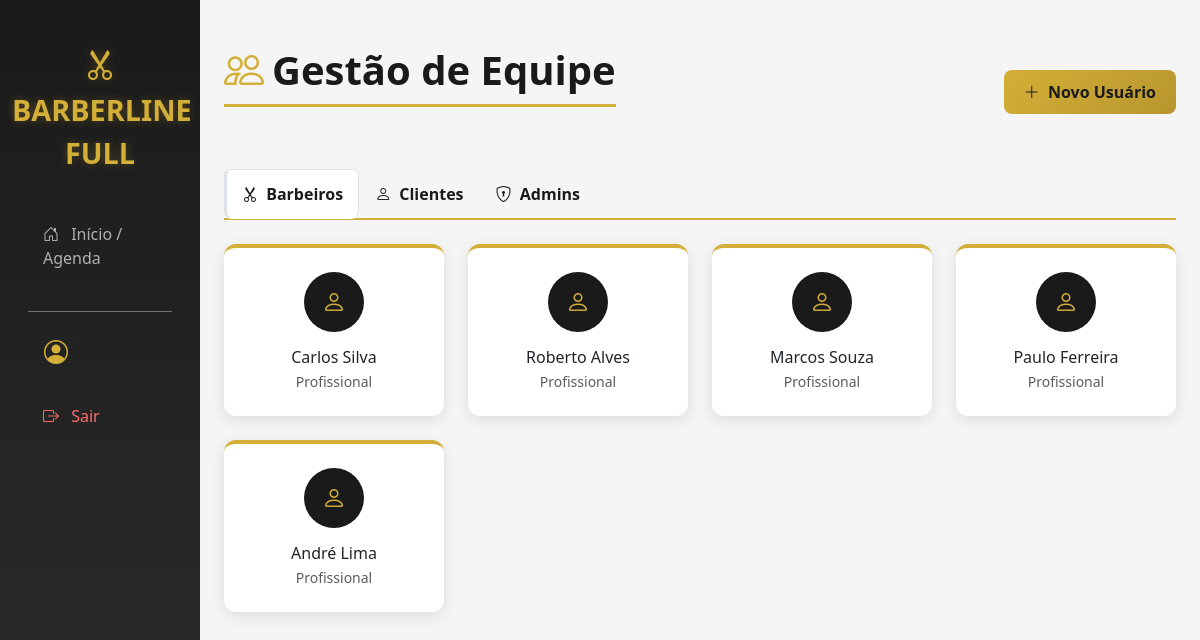
Page /equipe/ on the committed database.
### usuarios/models.py (models this page shows, shortened)
class Usuario(AbstractUser):
    class Tipo(models.TextChoices):
        ADMIN = 'ADMIN', 'Administrador'
        BARBEIRO = 'BARBEIRO', 'Barbeiro'
        CLIENTE = 'CLIENTE', 'Cliente'
    tipo = models.CharField(
        max_length=20,
        choices=Tipo.choices,
        default=Tipo.CLIENTE
    )
    telefone = models.CharField(max_length=15, blank=True, null=True)

### agendamentos/views.py (the view)
# urls.py: path('equipe/', lista_equipe, name='equipe'),
def lista_equipe(request):
    context = {
        'barbeiros': Usuario.objects.filter(tipo='BARBEIRO'),
        'clientes': Usuario.objects.filter(tipo='CLIENTE'),
        'administradores': Usuario.objects.filter(tipo='ADMIN'),
    }
    return render(request, 'equipe.html', context)

### templates/equipe.html (shortened to what this page needs)
{% extends 'base.html' %}
{% block content %}
<div class="d-flex justify-content-between align-items-center pt-3 pb-2 mb-4">
    <h1 class="page-header"><i class="bi bi-people me-2 text-gold"></i>Gestão de Equipe</h1>
    <a href="{% url 'novo_usuario' %}" class="btn btn-gold">
        <i class="bi bi-plus-lg me-1"></i> Novo Usuário
    </a>
</div>
<ul class="nav nav-tabs mb-4" id="equipeTab" role="tablist" style="border-bottom: 2px solid var(--gold);">
  <li class="nav-item">
    <button class="nav-link active fw-bold" id="barbeiros-tab" data-bs-toggle="tab" data-bs-target="#barbeiros" type="button" style="color: var(--primary-black);">
        <i class="bi bi-scissors me-1"></i> Barbeiros
    </button>
  </li>
  <li class="nav-item">
    <button class="nav-link fw-bold" id="clientes-tab" data-bs-toggle="tab" data-bs-target="#clientes" type="button" style="color: var(--primary-black);">
        <i class="bi bi-person me-1"></i> Clientes
    </button>
  </li>
  <li class="nav-item">
    <button class="nav-link fw-bold" id="admin-tab" data-bs-toggle="tab" data-bs-target="#admins" type="button" style="color: var(--primary-black);">
        <i class="bi bi-shield-lock me-1"></i> Admins
    </button>
  </li>
</ul>
<div class="tab-content" id="equipeTabContent">
  <div class="tab-pane fade show active" id="barbeiros" role="tabpanel">
    <div class="row">
        {% for b in barbeiros %}
            <div class="col-md-3 mb-4">
                <div class="card text-center p-4" style="border-top: 4px solid var(--gold);">
                    <div class="icon-gold mx-auto mb-3" style="width: 60px; height: 60px; line-height: 60px; font-size: 24px; background: var(--primary-black); border-radius: 50%;">
                        <i class="bi bi-person"></i>
                    </div>
                    <h6 class="mb-1">{{ b.first_name }} {{ b.last_name }}</h6>
                    <small class="text-muted">Profissional</small>
                </div>
            </div>
        {% empty %}
            <p class="text-muted ps-3">Nenhum barbeiro encontrado.</p>
        {% endfor %}
    </div>
  </div>
</div>
{% endblock %}

### templates/base.html (shortened to what this page needs)
<!DOCTYPE html>
<html lang="pt-br">
<head>
    <link href="https://cdn.jsdelivr.net/npm/bootstrap@5.3.0/dist/css/bootstrap.min.css" rel="stylesheet">
    <link rel="stylesheet" href="https://cdn.jsdelivr.net/npm/bootstrap-icons@1.11.0/font/bootstrap-icons.css">
</head>
<body>
    <div class="container-fluid">
        <div class="row">
            <nav class="col-md-3 col-lg-2 d-md-block sidebar collapse show">
                <div class="position-sticky">
                    <div class="brand mb-3">
                        <i class="bi bi-scissors"></i><br>
                        BARBERLINE FULL
                    </div>
                    <div class="nav flex-column px-3">
                        <a href="{% url 'dashboard' %}" class="nav-link {% if request.resolver_match.url_name == 'dashboard' %}active{% endif %}">
                            <i class="bi bi-house-door me-2"></i> Início / Agenda
                        </a>
                        <div class="mt-4 pt-3 border-top border-secondary">
                            <div class="d-flex align-items-center px-3 mb-3">
                                <i class="bi bi-person-circle fs-4 icon-gold me-2"></i>
                                <div>
                                    <small class="text-muted">Logado como</small>
                                </div>
                            </div>
                            <form method="post" action="{% url 'logout' %}" style="display:inline;">
                                <button type="submit" class="nav-link logout-btn" style="background:none; border:none; cursor:pointer; width:100%; text-align:left;">
                                    <i class="bi bi-box-arrow-right me-2"></i> Sair
                                </button>
                            </form>
                        </div>
                    </div>
                </div>
            </nav>
            <main class="col-md-9 ms-sm-auto col-lg-10 px-md-4 main-content">
                {% block content %}{% endblock %}
            </main>
        </div>
    </div>
</body>
</html>

### templates/base.html (style rules this page uses)
:root { --primary-black: #1a1a1a; --secondary-black: #2d2d2d; --dark-gray: #404040; --light-gray: #f5f5f5; --white: #ffffff; --gold: #d4af37; --gold-light: #e8c547; --gold-dark: #b8962e; }
body { background-color: var(--light-gray); font-family: 'Segoe UI', Tahoma, Geneva, Verdana, sans-serif; }
.sidebar { min-height: 100vh; background: linear-gradient(180deg, var(--primary-black) 0%, var(--secondary-black) 100%); color: var(--white); padding-top: 20px; box-shadow: 4px 0 15px rgba(0,0,0,0.3); }
.nav-link { color: #b0b0b0; margin-bottom: 5px; transition: all 0.3s ease; border-radius: 8px; padding: 12px 15px; font-weight: 500; }
.nav-link.active { color: var(--gold); background: rgba(212, 175, 55, 0.15); border-left: 3px solid var(--gold); }
.brand { color: var(--gold); font-size: 1.8rem; font-weight: 700; text-align: center; padding: 20px 0; text-shadow: 0 0 10px rgba(212, 175, 55, 0.3); }
.brand i { font-size: 2rem; }
.card { border: none; border-radius: 12px; box-shadow: 0 4px 15px rgba(0,0,0,0.1); transition: transform 0.3s ease, box-shadow 0.3s ease; }
.btn-gold { background: linear-gradient(135deg, var(--gold) 0%, var(--gold-dark) 100%); color: var(--primary-black); border: none; font-weight: 600; padding: 10px 20px; border-radius: 8px; transition: all 0.3s ease; }
.icon-gold { color: var(--gold); }
.text-gold { color: var(--gold) !important; }
h1, h2, h3, h4, h5 { color: var(--primary-black); font-weight: 700; }
.page-header { color: var(--primary-black); border-bottom: 3px solid var(--gold); padding-bottom: 10px; margin-bottom: 30px; }
.logout-btn { color: #ff6b6b !important; }
.main-content { padding: 30px; background: var(--light-gray); min-height: 100vh; }

### rows in the picture
Usuario: first_name "Carlos", last_name "Silva"
Usuario: first_name "Roberto", last_name "Alves"
Usuario: first_name "Marcos", last_name "Souza"
Usuario: first_name "Paulo", last_name "Ferreira"
Usuario: first_name "André", last_name "Lima"
